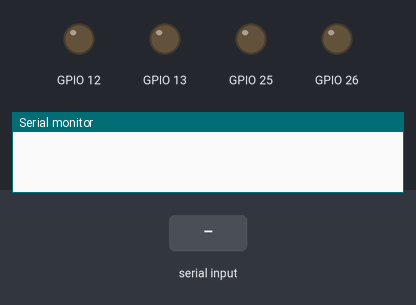
A sketch run on a simulated ESP32. Parts: output pins drawn as LEDs (lit = HIGH), the last lines printed to the serial monitor. Inputs (shaded band) come from the test bench. Nothing arrives over Bluetooth unless stated.

Above: at 1.2 s.
1.3 s: "p1 get one point" received over the second serial link
At 2.7 s:
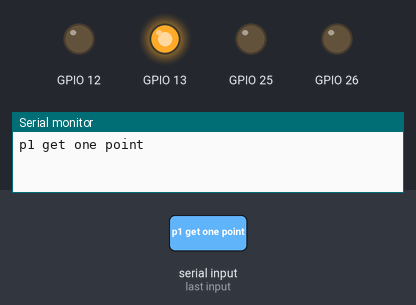
3.8 s: "p2 get one point" received over the second serial link
At 5.8 s:
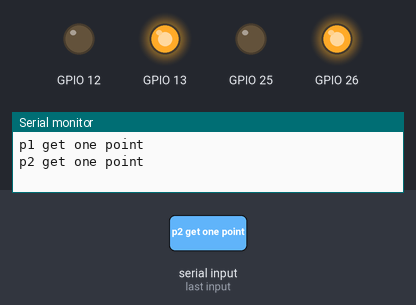
6.3 s: "p1 get one point" received over the second serial link
At 7.7 s:
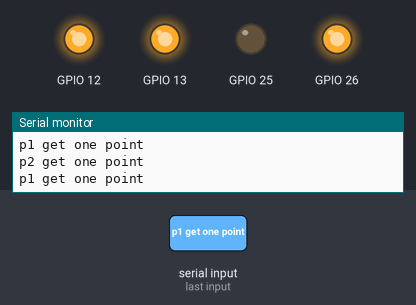
8.8 s: "p2 get one point" received over the second serial link
At 10.8 s:
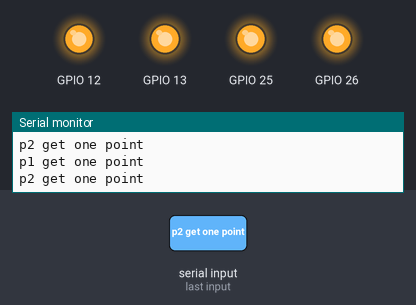
Timing chart, 0 to 12.3 s (numbered marks = the images above; inputs shaded):
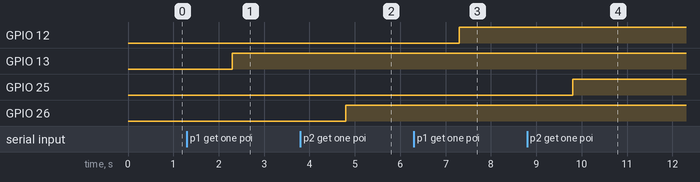

The sketch:

game.ino
```cpp
#include <BluetoothSerial.h>
BluetoothSerial BT;
int n=0;
int k=0;
void setup() {
  // put your setup code here, to run once:
  Serial.begin(115200);
  BT.begin("Bitch");//請改名
  pinMode(13,OUTPUT);
  pinMode(12,OUTPUT);
  pinMode(26,OUTPUT);
  pinMode(25,OUTPUT);
}

void loop() {
  // put your main code here, to run repeatedly:
  while (BT.available()) {
    //讀取藍芽資料
    String BTdata=BT.readString();

  if(BTdata=="p1 get one point" && n==0){
    digitalWrite(13,HIGH);
    n++;
  }
  else if(BTdata=="p1 get one point" && n==1){
    digitalWrite(12,HIGH);
    n=0;
  }

  if(BTdata=="p2 get one point"&& k==0){
    digitalWrite(26,HIGH);
    k++;
  }
  else if(BTdata=="p2 get one point" && k==1){
    digitalWrite(25,HIGH);
    k=0;
  }

  if(BTdata=="new game"){
    digitalWrite(12,LOW);
    digitalWrite(13,LOW);
    digitalWrite(26,LOW);
    digitalWrite(25,LOW);
    n=0;
    k=0;
  }

    //顯示在序列視窗
    Serial.println(BTdata);
  }
  delay(1);
}
```

Measured:
- after the input at 1.3 s, GPIO 13: LOW → HIGH after 1.0 s
- after the input at 3.8 s, GPIO 26: LOW → HIGH after 1.0 s
- after the input at 6.3 s, GPIO 12: LOW → HIGH after 1.0 s
- after the input at 8.8 s, GPIO 25: LOW → HIGH after 1.0 s
